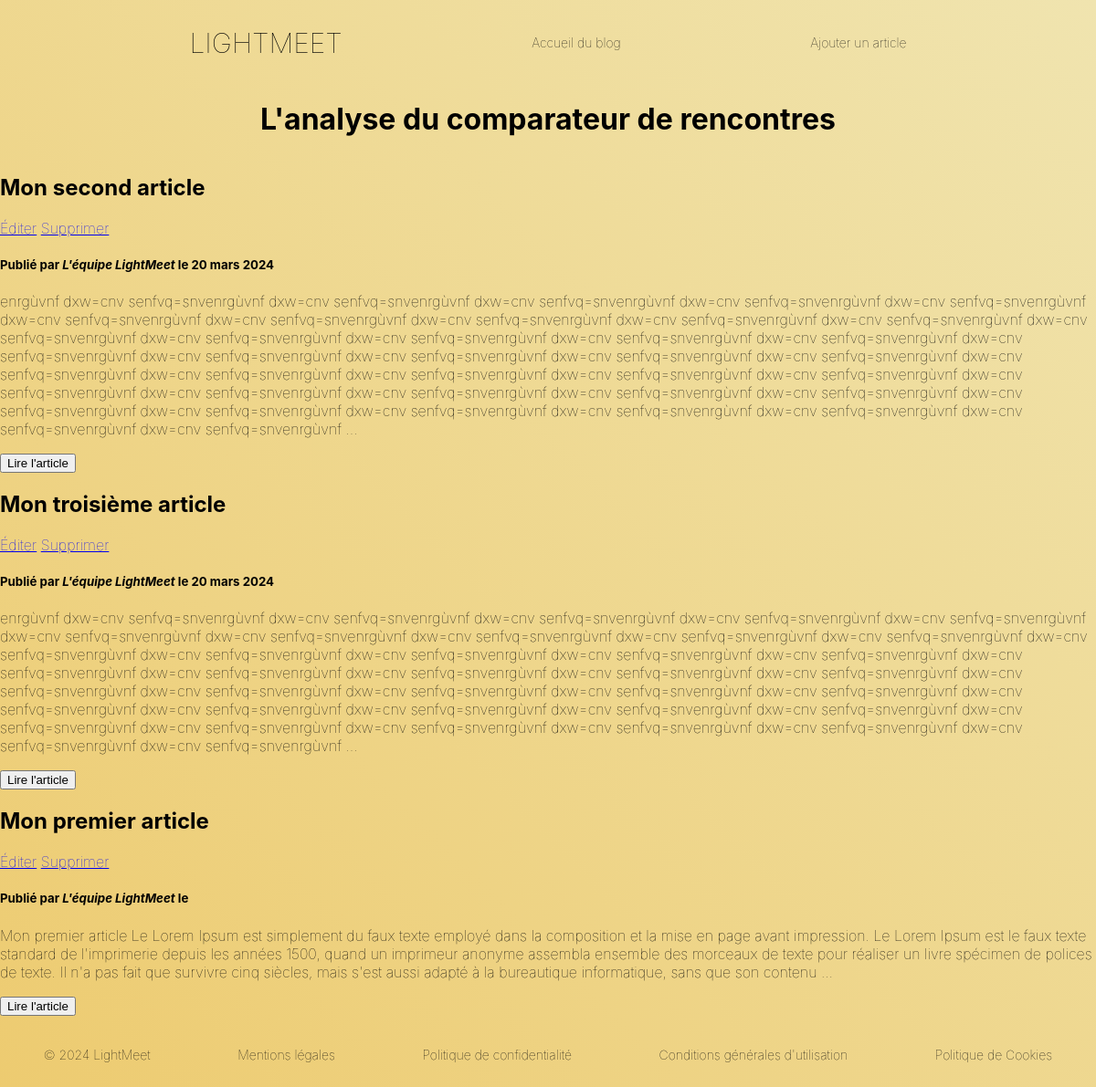
Before: /blog/ (signed in) with the older database file.
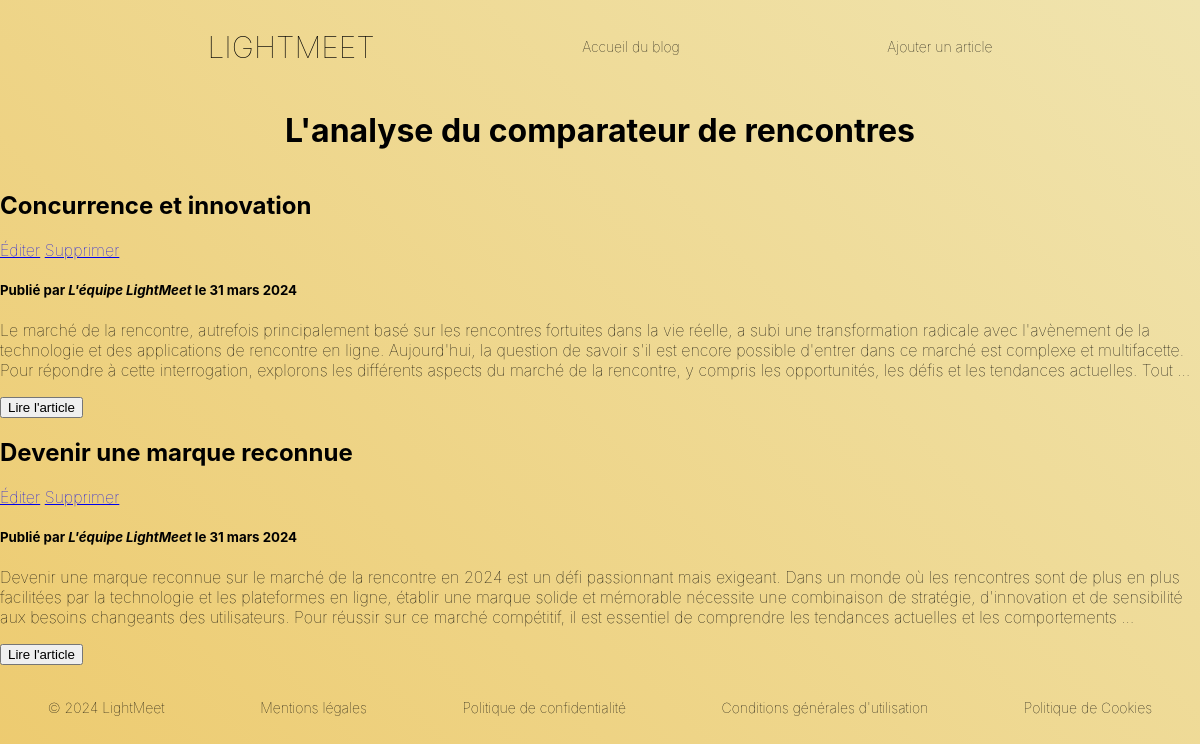
After: the same page with the newer database file.
### posts/models.py (models this page shows, shortened)
class BlogPost(models.Model):
    image = models.FileField(upload_to='images_blog/',default='')
    title = models.CharField(max_length=255,unique=True,verbose_name="Titre")
    slug = models.SlugField(max_length=255,unique=True,blank=True)
    author = models.ForeignKey(User,on_delete=models.SET_NULL,null=True,blank=True)
    last_updated = models.DateTimeField(auto_now=True)
    created_on = models.DateField(blank=True,null=True)
    published = models.BooleanField(default=False,verbose_name="Publié")
    content = models.TextField(blank=True,verbose_name="Contenu")
    description = models.TextField(verbose_name="Description")
    class Meta:
        verbose_name = "Notre Article"
        verbose_name_plural = "Nos Articles"
        ordering=["-created_on"]

### posts/views.py (the view)
# urls.py: path('blog/', BlogHome.as_view(), name="blog_home"),
class BlogHome(ListView):
    model = BlogPost
    context_object_name = "posts"
    def get_queryset(self):
        queryset = super().get_queryset()
        if self.request.user.is_authenticated:
            return queryset
        return queryset.filter(published=True)

### posts/templates/posts/blogpost_list.html (shortened to what this page needs)
{% extends 'posts/base_Posts.html' %}
{% load static %}
{% block css %}
<link rel="stylesheet" href="{% static 'partner_meet/css/style_2.css' %}">
{{ block.super }}
<link rel="stylesheet" href="{% static 'partner_meet/css/style_base.css' %}">
{% endblock %}
    {% block section %}
    <div class="container">
        <h1>L'analyse du comparateur de rencontres</h1>
        {% for post in posts %}
            <article>
                <h2>{{ post.title }}</h2>
                {% if request.user.is_authenticated %}
                <div>
                    <a href="{% url 'blog_edit' slug=post.slug %}">Éditer</a>
                    <a href="{% url 'blog_delete' slug=post.slug %}">Supprimer</a>
                </div>
                {% endif %}
                <h5>Publié par <i>L'équipe LightMeet</i> le {{ post.created_on|date:'j F Y' }}</h5>
                <p>{{ post.content|safe|truncatewords:75 }}</p>
                <form action="{% url  'blog_detail' slug=post.slug %}">
                    <button> Lire l'article</button>
                </form>
            </article>
        {% endfor %}
    </div>
    {% endblock %}

### posts/templates/posts/base_Posts.html (shortened to what this page needs)
{% load static %}
<!DOCTYPE html>
<html lang="fr">
<head>
    {% block css %}
    <link rel="stylesheet" href="{% static 'partner_meet/css/style_base.css' %}">
    {% endblock %}
</head>
<body class="container">
<header>
    <a href="{% url 'Home' %}" style="font-size:30px;">
        LIGHTMEET
    </a>
    <a href="{% url 'blog_home' %}">Accueil du blog</a>
    <a href="{% url 'blog_create' %}">Ajouter un article</a>
</header>
{% block section %}
{% endblock %}
{% block footer %}
<footer>
    <ul class="ListFooter">
        <a class="linkFooter" href="{% url 'Home' %}">
            <li>© 2024 LightMeet</li>
        </a>
        <a class="linkFooter" href="{% url 'Home' %}">
            <li>Mentions légales</li>
        </a>
        <a class="linkFooter" href="{% url 'Home' %}">
            <li>Politique de confidentialité</li>
        </a>
        <a class="linkFooter" href="{% url 'Home' %}">
            <li>Conditions générales d'utilisation</li>
        </a>
        <a class="linkFooter" href="{% url 'Home' %}">
            <li>Politique de Cookies</li>
        </a>
    </ul>
</footer>
{% endblock %}
</body>
</html>

### partner_meet/static/partner_meet/css/style_2.css (style rules this page uses)
body { background: linear-gradient(45deg, #EDCB70 0%, #F0E4AF 100%); font-family: '-apple-system', 'BlinkMacSystemFont', 'Segoe UI', Roboto, Oxygen, Ubuntu, Cantarell, 'Open Sans', 'Helvetica Neue', sans-serif; font-weight: 100; color: black; transition: all 2s ease; }

### partner_meet/static/partner_meet/css/style_base.css (style rules this page uses)
.container { position: relative; display: flex; justify-content: center; flex-direction: column; align-items: center; }
header { margin-top: 0.3em; display: flex; justify-content: space-evenly; align-items: center; height: 85px; background: transparent; font-family: '-apple-system', 'BlinkMacSystemFont', 'Segoe UI', Roboto, Oxygen, Ubuntu, Cantarell, 'Open Sans', 'Helvetica Neue', sans-serif; font-weight: 100; color: black; transition: all 2s ease; font-weight: 100; width: 100%; font-family: '-apple-system', 'BlinkMacSystemFont', 'sans-serif', 'system-ui'; font-size: 14px; height: 85px; z-index: 200; }
body { background-color: linear-gradient(0deg, #FFFEF8 0%, #F0E4AF 100%); font-family: '-apple-system', 'BlinkMacSystemFont', 'Segoe UI', Roboto, Oxygen, Ubuntu, Cantarell, 'Open Sans', 'Helvetica Neue', sans-serif; font-weight: 100; color: black; transition: all 2s ease; background-repeat: no-repeat; background-size: cover; margin: 0; }
footer { display: flex; flex-direction: column; justify-content:space-evenly; width: 100%; height: 100%; padding: 20px 0px 20px 0px; z-index: 999; font-size: 14px; background-color: #FBFBFB; font-family: '-apple-system', 'BlinkMacSystemFont', 'Segoe UI', Roboto, Oxygen, Ubuntu, Cantarell, 'Open Sans', 'Helvetica Neue', sans-serif; font-weight: 100; color: black; transition: all 2s ease; }
.ListFooter { display: flex; justify-content: space-around; list-style: none; padding: 0; }
.linkFooter { text-decoration: none; color: black; }

### posts/templates/posts/base_Posts.html (style rules this page uses)
header, footer { background-color: transparent; color: black; text-decoration: none; }
header a { text-decoration: none; color: black; cursor: auto; }
footer a { text-decoration: none; color: black; cursor: auto; }

Changed rows visible on the page:
removed BlogPost: title "Mon second article", created_on "20 mars 2024", content "enrgùvnf dxw=cnv senfvq=snvenrgùvnf dxw=cnv senfvq=snvenrgùvnf dxw=cnv senfvq=snvenrgùvnf dxw=cnv senfvq=snvenrgùvnf dxw=cnv senfvq=snvenrgùvnf dxw=cnv senfvq=snvenrgùvnf dxw=cnv senfvq=snvenrgùvnf dxw=cnv senfvq=snvenrgùvnf dxw=cnv senfvq=snvenrgùvnf dxw=cnv senfvq=snvenrgùvnf dxw=cnv senfvq=snvenrgùvnf dxw=cnv senfvq=snvenrgùvnf dxw=cnv senfvq=snvenrgùvnf dxw=cnv senfvq=snvenrgùvnf dxw=cnv senfvq=snvenrgùvnf dxw=cnv senfvq=snvenrgùvnf dxw=cnv senfvq=snvenrgùvnf dxw=cnv senfvq=snvenrgùvnf dxw=cnv senfvq=snvenrgùvnf dxw=cnv senfvq=snvenrgùvnf dxw=cnv senfvq=snvenrgùvnf dxw=cnv senfvq=snvenrgùvnf dxw=cnv senfvq=snvenrgùvnf dxw=cnv senfvq=snvenrgùvnf dxw=cnv senfvq=snvenrgùvnf dxw=cnv…"
removed BlogPost: title "Mon troisième article", created_on "20 mars 2024", content "enrgùvnf dxw=cnv senfvq=snvenrgùvnf dxw=cnv senfvq=snvenrgùvnf dxw=cnv senfvq=snvenrgùvnf dxw=cnv senfvq=snvenrgùvnf dxw=cnv senfvq=snvenrgùvnf dxw=cnv senfvq=snvenrgùvnf dxw=cnv senfvq=snvenrgùvnf dxw=cnv senfvq=snvenrgùvnf dxw=cnv senfvq=snvenrgùvnf dxw=cnv senfvq=snvenrgùvnf dxw=cnv senfvq=snvenrgùvnf dxw=cnv senfvq=snvenrgùvnf dxw=cnv senfvq=snvenrgùvnf dxw=cnv senfvq=snvenrgùvnf dxw=cnv senfvq=snvenrgùvnf dxw=cnv senfvq=snvenrgùvnf dxw=cnv senfvq=snvenrgùvnf dxw=cnv senfvq=snvenrgùvnf dxw=cnv senfvq=snvenrgùvnf dxw=cnv senfvq=snvenrgùvnf dxw=cnv senfvq=snvenrgùvnf dxw=cnv senfvq=snvenrgùvnf dxw=cnv senfvq=snvenrgùvnf dxw=cnv senfvq=snvenrgùvnf dxw=cnv senfvq=snvenrgùvnf dxw=cnv…"
removed BlogPost: title "Mon premier article", content "Mon premier article Le Lorem Ipsum est simplement du faux texte employé dans la composition et la mise en page avant impression. Le Lorem Ipsum est le faux texte standard de l'imprimerie depuis les années 1500, quand un imprimeur anonyme assembla ensemble des morceaux de texte pour réaliser un livre spécimen de polices de texte. Il n'a pas fait que survivre cinq siècles, mais s'est aussi adapté à la bureautique informatique, sans que son contenu …"
added BlogPost: title "Concurrence et innovation", created_on "31 mars 2024", content "Le marché de la rencontre, autrefois principalement basé sur les rencontres fortuites dans la vie réelle, a subi une transformation radicale avec l'avènement de la technologie et des applications de rencontre en ligne. Aujourd'hui, la question de savoir s'il est encore possible d'entrer dans ce marché est complexe et multifacette. Pour répondre à cette interrogation, explorons les différents aspects du marché de la rencontre, y compris les opportunités, les défis et les tendances actuelles. Tout …"
added BlogPost: title "Devenir une marque reconnue", created_on "31 mars 2024", content "Devenir une marque reconnue sur le marché de la rencontre en 2024 est un défi passionnant mais exigeant. Dans un monde où les rencontres sont de plus en plus facilitées par la technologie et les plateformes en ligne, établir une marque solide et mémorable nécessite une combinaison de stratégie, d'innovation et de sensibilité aux besoins changeants des utilisateurs. Pour réussir sur ce marché compétitif, il est essentiel de comprendre les tendances actuelles et les comportements …"
